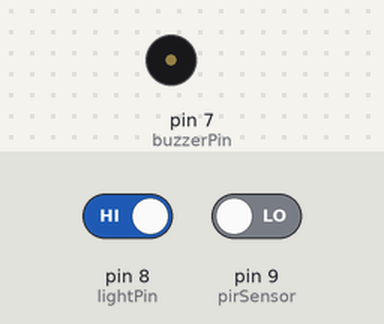
Bench run of a sketch on a simulated Arduino Uno, built with avr-gcc and run on an emulated ATmega328P. Parts: buzzer (waves = sounding, pin HIGH). Inputs (shaded band) come from the test bench; at power-on: pin 8 (lightPin) HIGH, pin 9 (pirSensor) LOW.

Above: at 1.2 s.
1.3 s: pin 8 (lightPin) driven LOW and pin 9 (pirSensor) driven HIGH
At 2.4 s:
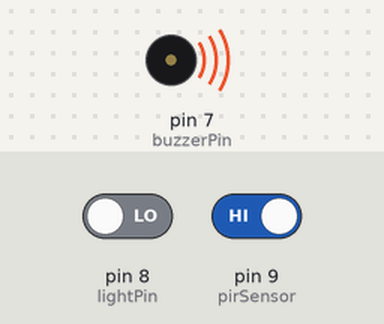
2.8 s: pin 9 (pirSensor) driven LOW
At 3.8 s:
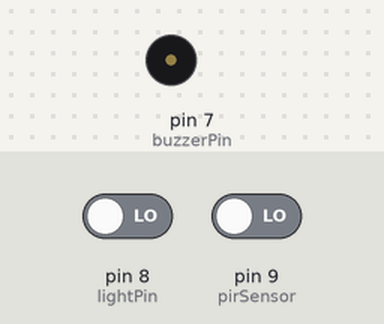
4.6 s: pin 9 (pirSensor) driven HIGH
At 4.9 s:
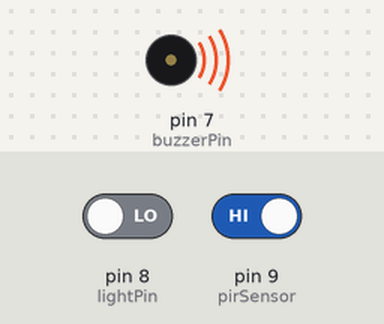
Timing chart, 0 to 7.6 s (numbered marks = the images above; inputs shaded):
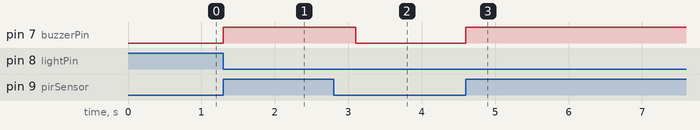

Measured:
- after the input at 1.3 s, pin 7 (buzzerPin): LOW → HIGH at once
- after the input at 2.8 s, pin 7 (buzzerPin): HIGH → LOW after 0.30 s
- after the input at 4.6 s, pin 7 (buzzerPin): LOW → HIGH at once

The sketch:

Alarm_PIR_bzr.ino
```cpp
const int buzzerPin = 7;
const int lightPin = 8;
const int pirSensor = 9;
int moveDetect, lightBulb;
void setup()
{
  pinMode(buzzerPin, OUTPUT);
  pinMode(pirSensor, INPUT);
  pinMode(lightPin, INPUT);
}

void loop()
{
  moveDetect = digitalRead(pirSensor);
  lightBulb = digitalRead(lightPin);
  if (moveDetect == 1)
  {
    if ( lightBulb == 0)
    {
      digitalWrite(buzzerPin, HIGH);
      delay(500);
    }
  }
  else
  {
    digitalWrite(buzzerPin, LOW);
  }
  delay(100);
}
```
